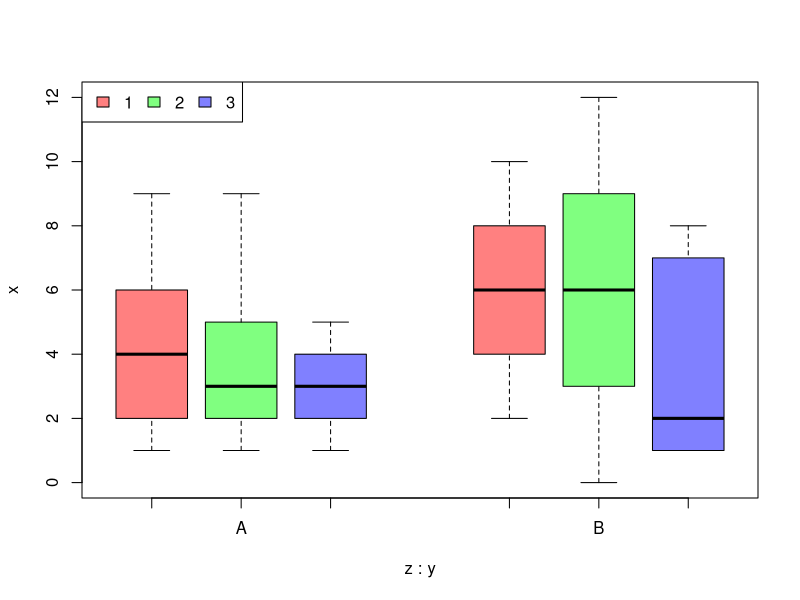
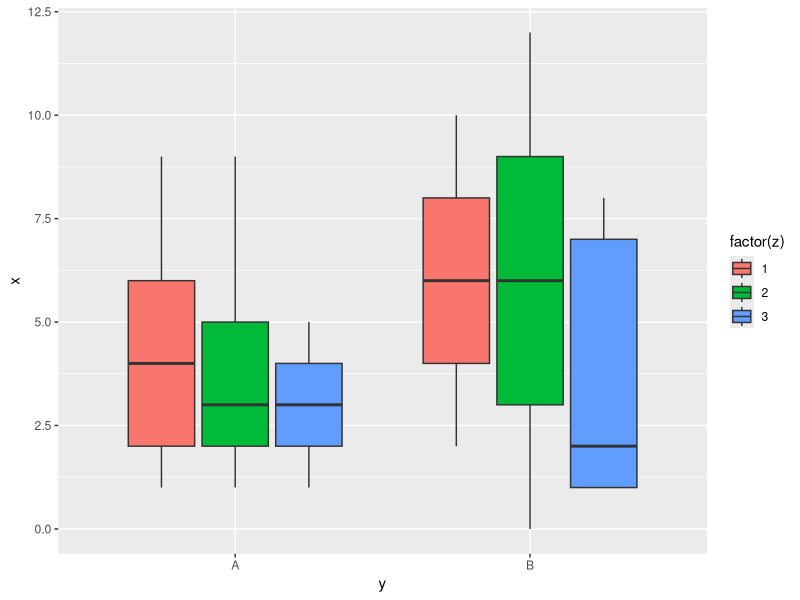

R code for these plots, in order:
A1 <- c(1,2,9,6,4)
A2 <- c(5,1,9,2,3)
A3 <- c(1,2,3,4,5)
B1 <- c(2,4,6,8,10)
B2 <- c(0,3,6,9,12)
B3 <- c(1,1,2,8,7)

DF2 <- data.frame(
  x = c(c(A1, A2, A3), c(B1, B2, B3)),
  y = rep(c("A", "B"), each = 15),
  z = rep(rep(1:3, each=5), 2),
  stringsAsFactors = FALSE
)
str(DF2)
# 'data.frame': 30 obs. of  3 variables:
#  $ x: num  1 2 9 6 4 5 1 9 2 3 ...
#  $ y: chr  "A" "A" "A" "A" ...
#  $ z: int  1 1 1 1 1 2 2 2 2 2 ...

cols <- rainbow(3, s = 0.5)
boxplot(x ~ z + y, data = DF2,
        at = c(1:3, 5:7), col = cols,
        names = c("", "A", "", "", "B", ""), xaxs = FALSE)
legend("topleft", fill = cols, legend = c(1,2,3), horiz = T)


library(ggplot2)
ggplot(DF2, aes(y, x, fill=factor(z))) +
  geom_boxplot()